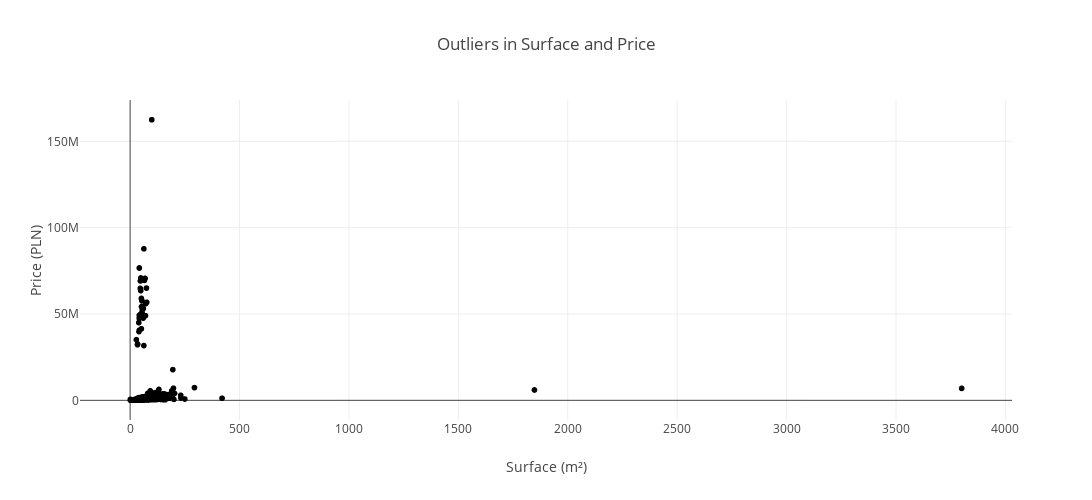

This figure's notebook cell:
### Code cell
fig = px.scatter(df, x='Surface', y='Price', title='Outliers in Surface and Price',
                 labels={'Surface': 'Surface (m²)', 'Price': 'Price (PLN)'},
                 hover_data=['Price_per_m2'],
                 width=1200,
                 height=500)

fig.show()

### Figure 1 — Plotly figure (JSON) as saved in the notebook; plotly's stock layout.template omitted (floating-point values rounded to 4 significant figures; data arrays with more than 128 entries replaced by an {"elided": "..."} marker saying what was removed)
{"data": [{"customdata": {"elided": "2807x1 float values"}, "hovertemplate": "Surface (m²)=%{x}<br>Price (PLN)=%{y}<br>Price_per_m2=%{customdata[0]}<extra></extra>", "legendgroup": "", "marker": {"color": "#000001", "symbol": "circle"}, "mode": "markers", "name": "", "showlegend": false, "type": "scattergl", "x": {"elided": "2807 float values"}, "xaxis": "x", "y": {"elided": "2807 int values"}, "yaxis": "y"}], "layout": {"height": 500, "legend": {"tracegroupgap": 0}, "title": {"text": "Outliers in Surface and Price"}, "width": 1200, "xaxis": {"anchor": "y", "domain": [0, 1], "title": {"text": "Surface (m²)"}}, "yaxis": {"anchor": "x", "domain": [0, 1], "title": {"text": "Price (PLN)"}}}}
